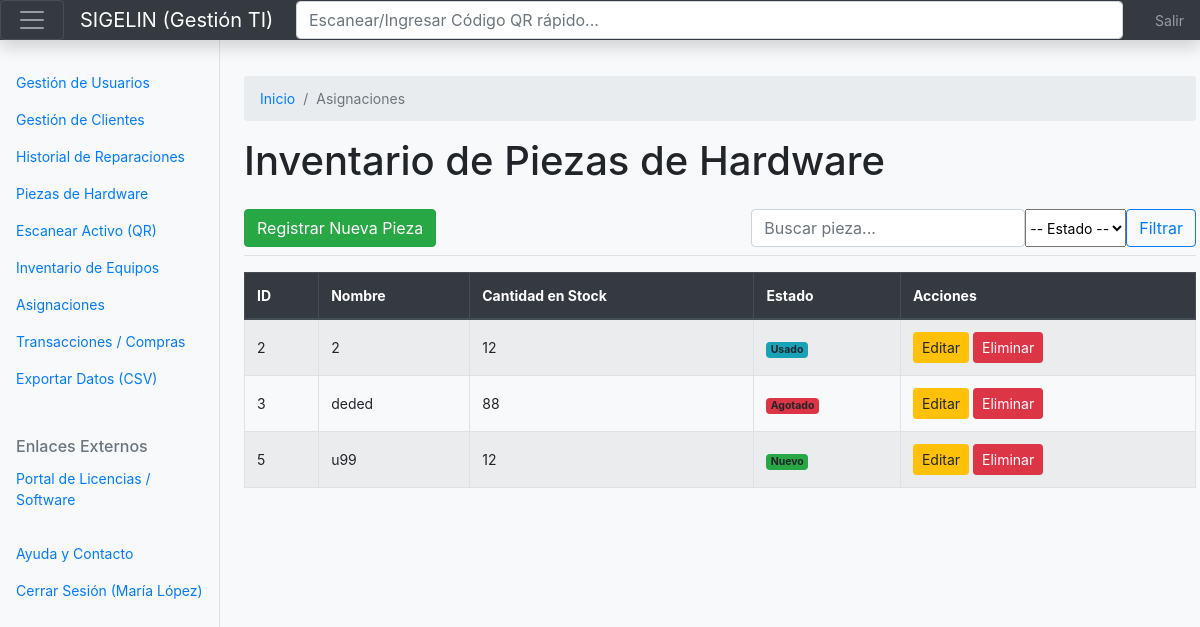
The page /piezas.php (signed in) on the database its author committed.
### tables this page shows
CREATE TABLE IF NOT EXISTS `piezahardware` (
  `id_pieza` int NOT NULL AUTO_INCREMENT,
  `nombre` varchar(200) NOT NULL,
  `cantidad` int NOT NULL,
  `estado` enum('Nuevo','Usado','Agotado') DEFAULT NULL,
  PRIMARY KEY (`id_pieza`)
);

### includes/auth_check.php (called while the page is built, shortened)
<?php
$CURRENT_USER_ROL = $_SESSION['user_rol'];
?>

### piezas.php (the view, shortened to what this page needs)
<?php
require_once 'includes/auth_check.php';
$db = new Database();
$conn = $db->dbConnection();
$filtro_busqueda = $_GET['busqueda'] ?? '';
$sql = "
    SELECT id_pieza, nombre, cantidad, estado
    FROM piezahardware
    WHERE 1=1
";
$params = [];
$sql .= " ORDER BY nombre";
$stmt = $conn->prepare($sql);
$stmt->execute($params);
$piezas = $stmt->fetchAll(PDO::FETCH_ASSOC);
?>
<!doctype html>
<html lang="es">
<?php require_once 'includes/head.php'; ?>
<body>
<?php require_once 'includes/header.php'; ?>
<div class="container-fluid">
    <div class="row">
        <?php require_once 'includes/sidebar.php'; ?>
        <main class="col-md-9 ms-sm-auto col-lg-10 px-4">
            <nav aria-label="breadcrumb" class="mt-3">
              <ol class="breadcrumb">
                <li class="breadcrumb-item"><a href="index.php">Inicio</a></li>
                <li class="breadcrumb-item active" aria-current="page">Asignaciones</li>
              </ol>
            </nav>
            <h1 class="mt-3">Inventario de Piezas de Hardware</h1>
            <div class="d-flex justify-content-between flex-wrap flex-md-nowrap align-items-center pt-3 pb-2 mb-3 border-bottom">
                <?php if ($CURRENT_USER_ROL == 'administrador' || $CURRENT_USER_ROL == 'tecnico'): ?>
                    <a href="agregar_pieza.php" class="btn btn-success me-2">Registrar Nueva Pieza</a>
                <?php else: ?>
                    <div></div> <?php endif; ?>
                <form class="d-flex" method="GET">
                    <input class="form-control me-2" type="search" name="busqueda" placeholder="Buscar pieza..." aria-label="Search" value="<?= htmlspecialchars($filtro_busqueda) ?>">
                    <select class="form-select me-2" name="estado" style="width: auto;">
                        <option value="">-- Estado --</option>
                    </select>
                    <button class="btn btn-outline-primary" type="submit">Filtrar</button>
                </form>
            </div>
            <div class="table-responsive">
                <table class="table table-bordered table-striped table-hover">
                    <thead class="thead-dark">
                        <tr>
                            <th>ID</th>
                            <th>Nombre</th>
                            <th>Cantidad en Stock</th>
                            <th>Estado</th>
                            <th>Acciones</th>
                        </tr>
                    </thead>
                    <tbody>
                        <?php if (count($piezas) > 0): ?>
                            <?php foreach ($piezas as $p): ?>
                                <tr>
                                    <td><?= $p['id_pieza']; ?></td>
                                    <td><?= htmlspecialchars($p['nombre'] ?? ''); ?></td>
                                    <td><?= $p['cantidad']; ?></td>
                                    <td>
                                        <span class="badge bg-<?= $p['estado'] == 'Nuevo' ? 'success' : ($p['estado'] == 'Usado' ? 'info' : 'danger'); ?>">
                                            <?= $p['estado']; ?>
                                        </span>
                                    </td>
                                    <td>
                                        <?php if ($CURRENT_USER_ROL == 'administrador' || $CURRENT_USER_ROL == 'tecnico'): ?>
                                            <a href="editar_piezas.php?id=<?= $p['id_pieza']; ?>" class="btn btn-sm btn-warning">Editar</a>
                                            <a href="piezas.php?delete_id=<?= $p['id_pieza']; ?>"
                                            class="btn btn-sm btn-danger"
                                            onclick="return confirm('¿Seguro que deseas eliminar esta pieza?')">Eliminar</a>
                                        <?php else: ?>
                                            <span class="badge bg-secondary">Solo lectura</span>
                                        <?php endif; ?>
                                    </td>
                                </tr>
                            <?php endforeach; ?>
                        <?php endif; ?>
                    </tbody>
                </table>
            </div>
        </main>
    </div>
</div>
</body>
</html>

### css/dashboard.css (style rules this page uses)
body { font-size: 0.875rem; background-color: #f8f9fa; }
.table td, .table th { vertical-align: middle; }
@media (min-width: 768px) { main { margin-left: 220px; padding-top: 20px; } }

### rows shown on the page
piezahardware: id_pieza "2", nombre "2", cantidad "12", estado "Usado"
piezahardware: id_pieza "3", nombre "deded", cantidad "88", estado "Agotado"
piezahardware: id_pieza "5", nombre "u99", cantidad "12", estado "Nuevo"

### other values the page prints
$_SESSION['user_nombre'] "María López"
